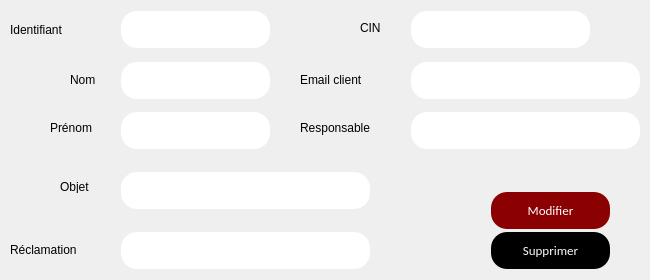
      <widget class="QWidget" name="page_38">
       <widget class="QPushButton" name="pushButton_89">
        <property name="geometry">
         <rect>
          <x>490</x>
          <y>190</y>
          <width>121</width>
          <height>41</height>
         </rect>
        </property>
        <property name="styleSheet">
         <string notr="true">background-color: #8B0000	;
  border: none;
  color: white;
  padding: 10px;
  text-align: center;
  text-decoration: none;
font-family:calibri;
  display: inline-block;
  font-size: 13px;
  margin: 2px 1px;
  border-radius : 16px;</string>
        </property>
        <property name="text">
         <string>Modifier</string>
        </property>
       </widget>
       <widget class="QPushButton" name="pushButton_90">
        <property name="geometry">
         <rect>
          <x>490</x>
          <y>230</y>
          <width>121</width>
          <height>41</height>
         </rect>
        </property>
        <property name="styleSheet">
         <string notr="true">background-color: black	;
  border: none;
  color: white;
  padding: 10px;
  text-align: center;
  text-decoration: none;
font-family:calibri;
  display: inline-block;
  font-size: 13px;
  margin: 2px 1px;
  border-radius : 16px;</string>
        </property>
        <property name="text">
         <string>Supprimer</string>
        </property>
       </widget>
       <widget class="QLabel" name="label_180">
        <property name="geometry">
         <rect>
          <x>10</x>
          <y>20</y>
          <width>101</width>
          <height>20</height>
         </rect>
        </property>
        <property name="text">
         <string>Identifiant</string>
        </property>
       </widget>
       <widget class="QLineEdit" name="lineEdit_130">
        <property name="geometry">
         <rect>
          <x>120</x>
          <y>9</y>
          <width>151</width>
          <height>41</height>
         </rect>
        </property>
        <property name="styleSheet">
         <string notr="true">background-color: white	;
  border: none;
  color: black;
  padding: 10px;
  text-align: center;
  text-decoration: none;
font-family:calibri;
  display: inline-block;
  font-size: 13px;
  margin: 2px 1px;
  border-radius : 16px;</string>
        </property>
       </widget>
       <widget class="QLabel" name="label_181">
        <property name="geometry">
         <rect>
          <x>70</x>
          <y>70</y>
          <width>71</width>
          <height>20</height>
         </rect>
        </property>
        <property name="text">
         <string>Nom</string>
        </property>
       </widget>
       <widget class="QLineEdit" name="lineEdit_131">
        <property name="geometry">
         <rect>
          <x>120</x>
          <y>60</y>
          <width>151</width>
          <height>41</height>
         </rect>
        </property>
        <property name="styleSheet">
         <string notr="true">background-color: white	;
  border: none;
  color: black;
  padding: 10px;
  text-align: center;
  text-decoration: none;
font-family:calibri;
  display: inline-block;
  font-size: 13px;
  margin: 2px 1px;
  border-radius : 16px;</string>
        </property>
       </widget>
       <widget class="QLabel" name="label_182">
        <property name="geometry">
         <rect>
          <x>50</x>
          <y>120</y>
          <width>81</width>
          <height>16</height>
         </rect>
        </property>
        <property name="text">
         <string>Prénom </string>
        </property>
       </widget>
       <widget class="QLineEdit" name="lineEdit_132">
        <property name="geometry">
         <rect>
          <x>120</x>
          <y>110</y>
          <width>151</width>
          <height>41</height>
         </rect>
        </property>
        <property name="styleSheet">
         <string notr="true">background-color: white	;
  border: none;
  color: black;
  padding: 10px;
  text-align: center;
  text-decoration: none;
font-family:calibri;
  display: inline-block;
  font-size: 13px;
  margin: 2px 1px;
  border-radius : 16px;</string>
        </property>
       </widget>
       <widget class="QLabel" name="label_183">
        <property name="geometry">
         <rect>
          <x>360</x>
          <y>20</y>
          <width>51</width>
          <height>16</height>
         </rect>
        </property>
        <property name="text">
         <string>CIN </string>
        </property>
       </widget>
       <widget class="QLineEdit" name="lineEdit_133">
        <property name="geometry">
         <rect>
          <x>410</x>
          <y>9</y>
          <width>181</width>
          <height>41</height>
         </rect>
        </property>
        <property name="styleSheet">
         <string notr="true">background-color: white	;
  border: none;
  color: black;
  padding: 10px;
  text-align: center;
  text-decoration: none;
font-family:calibri;
  display: inline-block;
  font-size: 13px;
  margin: 2px 1px;
  border-radius : 16px;</string>
        </property>
       </widget>
       <widget class="QLabel" name="label_184">
        <property name="geometry">
         <rect>
          <x>300</x>
          <y>70</y>
          <width>111</width>
          <height>20</height>
         </rect>
        </property>
        <property name="text">
         <string>Email client</string>
        </property>
       </widget>
       <widget class="QLineEdit" name="lineEdit_134">
        <property name="geometry">
         <rect>
          <x>410</x>
          <y>60</y>
          <width>231</width>
          <height>41</height>
         </rect>
        </property>
        <property name="styleSheet">
         <string notr="true">background-color: white	;
  border: none;
  color: black;
  padding: 10px;
  text-align: center;
  text-decoration: none;
font-family:calibri;
  display: inline-block;
  font-size: 13px;
  margin: 2px 1px;
  border-radius : 16px;</string>
        </property>
       </widget>
       <widget class="QLabel" name="label_185">
        <property name="geometry">
         <rect>
          <x>300</x>
          <y>120</y>
          <width>101</width>
          <height>16</height>
         </rect>
        </property>
        <property name="text">
         <string>Responsable</string>
        </property>
       </widget>
       <widget class="QLineEdit" name="lineEdit_135">
        <property name="geometry">
         <rect>
          <x>410</x>
          <y>110</y>
          <width>231</width>
          <height>41</height>
         </rect>
        </property>
        <property name="styleSheet">
         <string notr="true">background-color: white	;
  border: none;
  color: black;
  padding: 10px;
  text-align: center;
  text-decoration: none;
font-family:calibri;
  display: inline-block;
  font-size: 13px;
  margin: 2px 1px;
  border-radius : 16px;</string>
        </property>
       </widget>
       <widget class="QLabel" name="label_186">
        <property name="geometry">
         <rect>
          <x>60</x>
          <y>180</y>
          <width>47</width>
          <height>13</height>
         </rect>
        </property>
        <property name="text">
         <string>Objet</string>
        </property>
       </widget>
       <widget class="QLineEdit" name="lineEdit_136">
        <property name="geometry">
         <rect>
          <x>120</x>
          <y>170</y>
          <width>251</width>
          <height>41</height>
         </rect>
        </property>
        <property name="styleSheet">
         <string notr="true">background-color: white	;
  border: none;
  color: black;
  padding: 10px;
  text-align: center;
  text-decoration: none;
font-family:calibri;
  display: inline-block;
  font-size: 13px;
  margin: 2px 1px;
  border-radius : 16px;</string>
        </property>
       </widget>
       <widget class="QLabel" name="label_187">
        <property name="geometry">
         <rect>
          <x>10</x>
          <y>240</y>
          <width>101</width>
          <height>20</height>
         </rect>
        </property>
        <property name="text">
         <string>Réclamation</string>
        </property>
       </widget>
       <widget class="QLineEdit" name="lineEdit_137">
        <property name="geometry">
         <rect>
          <x>120</x>
          <y>230</y>
          <width>251</width>
          <height>41</height>
         </rect>
        </property>
        <property name="styleSheet">
         <string notr="true">background-color: white	;
  border: none;
  color: black;
  padding: 10px;
  text-align: center;
  text-decoration: none;
font-family:calibri;
  display: inline-block;
  font-size: 13px;
  margin: 2px 1px;
  border-radius : 16px;</string>
        </property>
       </widget>
      </widget>
